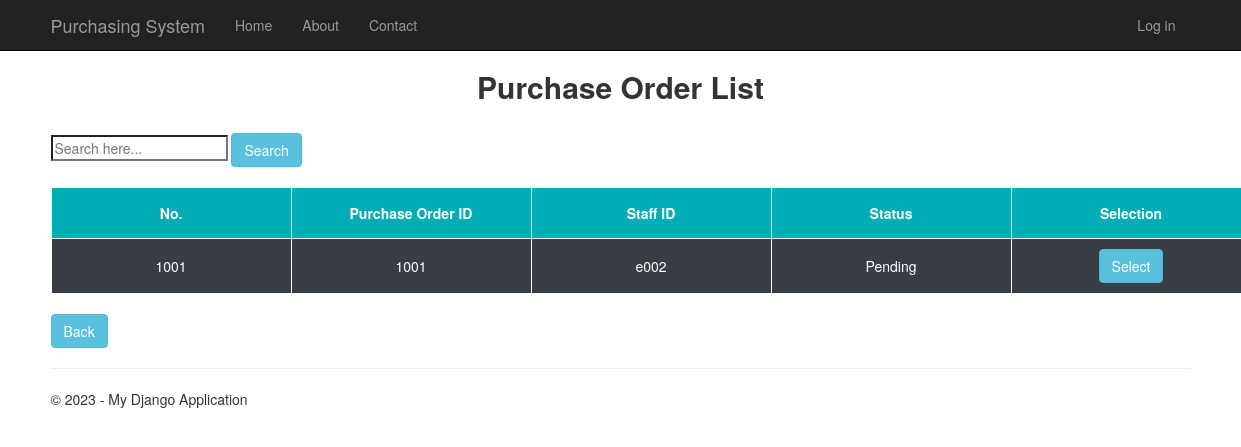
Screenshot of /viewItem with the database file from the repository.
### app/models.py (models this page shows)
class PurchaseOrder(models.Model):
    po_id = models.CharField(primary_key=True, max_length=10)
    item_id = models.ForeignKey(Item,default=None, on_delete=models.CASCADE)
    staff_id = models.ForeignKey(Staff,default=None, on_delete=models.CASCADE)
    quotation_id = models.ForeignKey(Quotation,default=None, on_delete=models.CASCADE)
    vendor_id = models.ForeignKey(Vendor,default=None, on_delete=models.CASCADE)
    item_name = models.CharField(max_length=40)
    quantity_provided = models.PositiveIntegerField()
    item_price = models.DecimalField(default=None, null=True, max_digits=8, decimal_places=2)
    total_price = models.DecimalField(default=None, null=True, max_digits=8, decimal_places=2)
    quantity_needed = models.PositiveIntegerField()
    po_status = models.CharField(max_length=20)
    def __str__(self):
        return str(self.po_id)

class Staff(models.Model):
    staff_id = models.CharField(primary_key=True, max_length=10)
    staff_password = models.CharField(max_length=5, null=True)
    def __str__(self):
        return str(self.staff_id)

### viewitem/views.py (the view)
# urls.py: re_path(r'^viewItem$', viewitem_views.viewItem, name='viewItem'),
def viewItem(request):
    po_list = PurchaseOrder.objects.all()
    return render(
        request,
        'viewitem/viewItem.html',
        {
            'title':'View Purchase Order',
            'year':datetime.now().year,
            'po_list' : po_list,
        }
    )

### viewitem/templates/viewitem/viewItem.html (shortened to what this page needs)
{% extends "app/layout.html" %}
{% block content %}
<div>
    <h2 style="text-align: center;"> <strong>Purchase Order List</strong></h2>
    <br/>
  <form class="margintop" action = 'searchItem' method='POST'>
    <input type="text" placeholder="Search here..." aria-label="Search here.." name = "searched")>
    <button class="btn btn-info">Search</button>
    </form>
    <br/>
</div>
<div>
<table>
<thead>
    <th>No.</th>
    <th>Purchase Order ID</th>
    <th>Staff ID</th>
    <th>Status</th>
    <th>Selection</th>
</thead>
{% for po in po_list %}
    {% if po.po_status == 'Pending' %}
    <tr>
        <td>{{po}}</td>
        <td>{{po.po_id}}</td>
        <td>{{po.staff_id}}</td>
        <td>{{po.po_status}}</td>
        <td>
            <form class="margintop" action='selectItem' method='POST'>
                <button type="submit" value="po.po_id" name="selected" class="btn btn-info">Select</button><br />
            </form>
        </td>
    </tr>
    {% endif %}
{% endfor %}
</table>
</div>
<br>
<form class="margintop" action='backtoHome' method='GET'>
  <button type="submit" class="btn btn-info">Back</button><br />
</form>
{% endblock %}

### app/static/app/content/site.css (style rules this page uses)
body { padding-top: 50px; padding-bottom: 20px; }
input, select, textarea { max-width: 280px; }

### viewitem/templates/viewitem/viewItem.html (style rules this page uses)
table, th,td { border:none; border-collapse: collapse; border-left: 1px solid white; border-right: 1px solid white; text-align: center; padding:10px; }
th { background-color: #00ADB5; color: white; padding:15px; }
tr { border:1px solid; border-color: white; background-color: #393E46; color: white; }
tr > td { min-width: 240px; }
tr > td:first-child { min-width: 240px; }

### rows the page displays
PurchaseOrder: po_id "1001", staff_id "e002", po_status "Pending"
